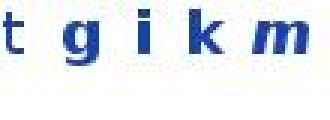
#> input picture vm_dump/new300/c003.png, 110 x 40 px, given in place of c204.png, which was not available (shown 3 times larger)
$ python _audit_blind2.py
#> lines starting #> are read from the running program, lines starting #| are printed output that depends on the picture; pictures that were not available may be replaced by others from this repository, and a replacement may not be noted
import os as _os
import sys as _sys
_REPO = _os.environ.get("PROD_WS") or _os.path.dirname(
    _os.path.dirname(_os.path.dirname(_os.path.abspath(__file__))))
_VD = _os.path.join(_REPO, "vm_dump")
_NODE_MODULES = _os.environ.get("ORT_NODE_WORKSPACE") or _os.path.join(_REPO, "node_modules")
_NODE_BIN = _os.environ.get("NODE_BIN") or "node"
_PY_BIN = _os.environ.get("PY_BIN") or _sys.executable

# -*- coding: utf-8 -*-
"""盲测（修订版）：联络表上只印大号序号，不印文件名、不印预测。

为什么重做：上一版把文件名与真值印在图上，而我读小号文字标签时发生错位
（例如把别的样本的 truth 读成当前样本的），导致核对不可靠。
本版改为：
  - 图上只有大号序号 #01..#24（数字比长文件名好认得多）
  - 序号 → 文件名的映射只存在于盲测清单 json 里，看图时看不到
  - 我按序号写出读数，由 compare 子命令与真值比对

用法：
  python _audit_blind2.py gen      # 生成两张盲测图 + 清单
  python _audit_blind2.py compare reads.json   # 把我的读数与真值比对
"""
import os
import sys
import json
import random
from PIL import Image, ImageDraw

W = _VD
NEW = os.path.join(W, 'new300')
A = r'E:\harness\04-jAccount验证码识别\项目归档\02-重构研究\analysis\_sampling_out'
OUT = os.path.join(W, 'audit_sheets')
os.makedirs(OUT, exist_ok=True)
PICK_FILE = os.path.join(OUT, 'blind2_pick.json')

final = {r['file']: r for r in json.load(open(os.path.join(A, 'final_labels_300.json'), encoding='utf-8'))}
#> (reads vm_dump/analysis/_sampling_out/final_labels_300.json from the repository)


def gen():
    hot = sorted([r for r in final.values() if r['pos4'] in ('w', 'g', 'z')],
                 key=lambda r: r['confidence'])
    hot_files = [r['file'] for r in hot][:24]
    rest = [f for f in sorted(final) if f not in set(hot_files)]
    rnd = random.Random(20260922)
    rand_files = sorted(rnd.sample(rest, 24))
    pick = hot_files + rand_files          # #01..#24 = 高危位4；#25..#48 = 随机
    json.dump({'hot': hot_files, 'random': rand_files},
              open(PICK_FILE, 'w', encoding='utf-8'), indent=1)

    SCALE, PAD, BAR = 4, 8, 46

    def tile(fn, idx):
#> called with fn = 'c204.png', idx = 1
        im = Image.open(os.path.join(NEW, fn)).convert('L').convert('RGB')
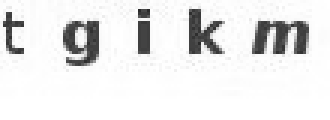
#> im: PIL image 110x40 RGB (shown 3 times larger); min 42, max 255, mean 233.1
        im = im.resize((im.width * SCALE, im.height * SCALE), Image.NEAREST)
#> im: PIL image 440x160 RGB
        canvas = Image.new('RGB', (im.width + PAD * 2, im.height + BAR + PAD), (255, 255, 255))
#> canvas: PIL image 456x214 RGB; every value is 255
        d = ImageDraw.Draw(canvas)
        d.text((PAD, 4), '#%02d' % idx, fill=(200, 0, 0), font_size=34)
        canvas.paste(im, (PAD, BAR))
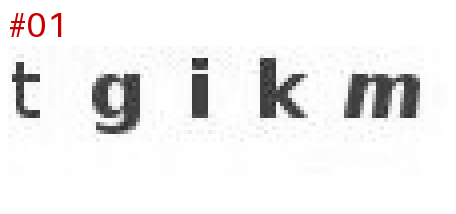
#> canvas: PIL image 456x214 RGB; mean R, G, B 239, 238.1, 238.1
        return canvas

    def sheet(items, path, title, cols=3, start=1):
        tiles = [tile(f, start + i) for i, f in enumerate(items)]
#> call 2 of tile, with fn = 'c209.png', idx = 2
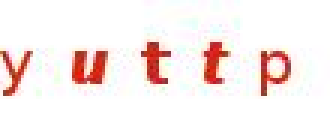
#> input picture vm_dump/new300/c004.png, 110 x 40 px, given in place of c209.png, which was not available (shown 3 times larger)
#> in tile (call 2), `im = Image.open(os.path.join(NEW, fn)).convert('L').convert('RGB')`:
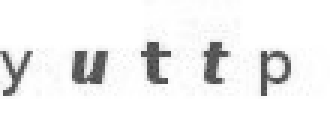
#> im: PIL image 110x40 RGB (shown 3 times larger); min 62, max 255, mean 239.1
#> in tile (call 2), `canvas.paste(im, (PAD, BAR))`:
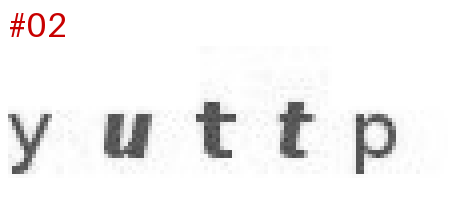
#> canvas: PIL image 456x214 RGB; mean R, G, B 243.3, 242.3, 242.3
        tw = max(t.width for t in tiles); th = max(t.height for t in tiles)
        rows = (len(tiles) + cols - 1) // cols
        canvas = Image.new('RGB', (tw * cols, th * rows + 26), (245, 246, 248))
        ImageDraw.Draw(canvas).text((6, 6), title, fill=(20, 20, 20), font_size=18)
        for i, t in enumerate(tiles):
            r, c = divmod(i, cols)
            canvas.paste(t, (c * tw, 26 + r * th))
        canvas.save(path)
        print('已生成 %s  %dx%d  %d 张（#%02d 起）' % (path, canvas.width, canvas.height, len(tiles), start))

    sheet(pick[:24], os.path.join(OUT, 'blind2_A.png'), 'SHEET A  #01-#24', 3, 1)
    sheet(pick[24:], os.path.join(OUT, 'blind2_B.png'), 'SHEET B  #25-#48', 3, 25)
    print()
    print('清单已存:', PICK_FILE)


def compare():
    reads = json.load(open(sys.argv[2], encoding='utf-8'))
    pick = json.load(open(PICK_FILE, encoding='utf-8'))
    order = pick['hot'] + pick['random']
    n = len(order)
    bad = []
    miss = []
    for i, f in enumerate(order, 1):
        key = '%02d' % i
        mine = reads.get(key, reads.get(str(i), '')).strip().lower()
        if not mine:
            miss.append(key); continue
        truth = final[f]['truth']
        if mine != truth:
            # 允许长度差异时标注
            bad.append((key, f, mine, truth, final[f]['confidence'], final[f]['source']))
    print('盲测 %d 张：我未读的 %d 张，读数与真值不一致 %d 张' % (n, len(miss), len(bad)))
    if miss:
        print('  未读:', miss)
    for key, f, mine, truth, conf, src in bad:
        print('  #%s %-10s 我读=%s  真值=%s  (conf=%.5f source=%s)' % (key, f, mine, truth, conf, src))
    if not bad:
        print('  ==> 全部一致：这批样本的自标注真值在这 48 张上零错误')
    print()
    print('分组统计：')
    for grp, name in (('hot', '位4∈{w,g,z} 组'), ('random', '随机组')):
        fs = pick[grp]
        idx0 = 1 if grp == 'hot' else 25
        ok = 0; tot = 0
        for j, f in enumerate(fs):
            key = '%02d' % (idx0 + j)
            mine = reads.get(key, '').strip().lower()
            if not mine:
                continue
            tot += 1
            if mine == final[f]['truth']:
                ok += 1
        print('  %-18s %d/%d 一致' % (name, ok, tot))


if __name__ == '__main__':
    cmd = sys.argv[1] if len(sys.argv) > 1 else 'gen'
#> (the run stopped early here; a loop or call above may not have finished)
